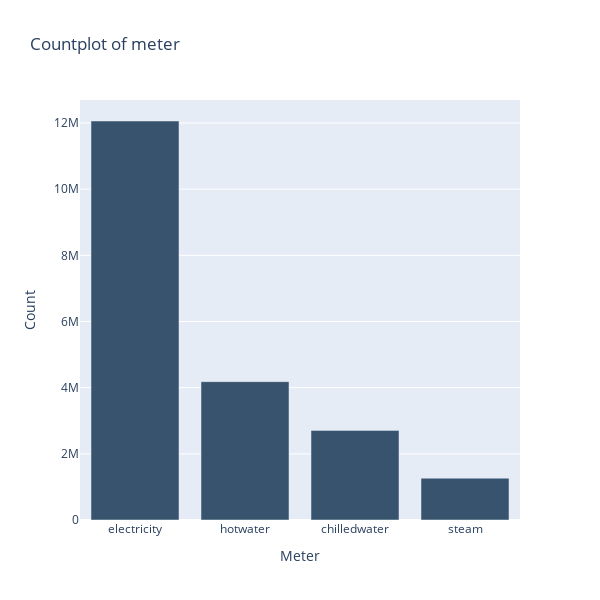

This figure's notebook cell:
### Markdown cell above
# Count Plot for Meter types 

Most of the readings for the electricity meter types followed by chilledwater. It means most of the buildings have electricity meter types, some buildings use multiple meter types.

### Code cell
trace1 = go.Bar(x=train['meter'].unique(),y=train['meter'].value_counts().values,marker=dict(color="rgb(55, 83, 109)"))
data=trace1
layout = go.Layout(title='Countplot of meter',xaxis=dict(title='Meter'),yaxis=dict(title='Count'),hovermode='closest',width=600,height=600)
figure = go.Figure(data=data,layout=layout)
iplot(figure)

### Figure 1 — Plotly figure (JSON) as saved in the notebook; plotly's stock layout.template omitted (floating-point values rounded to 4 significant figures)
{"data": [{"marker": {"color": "rgb(55, 83, 109)"}, "type": "bar", "x": ["electricity", "hotwater", "chilledwater", "steam"], "y": [12060910, 4182440, 2708713, 1264037]}], "layout": {"height": 600, "hovermode": "closest", "title": {"text": "Countplot of meter"}, "width": 600, "xaxis": {"title": {"text": "Meter"}}, "yaxis": {"title": {"text": "Count"}}}}
